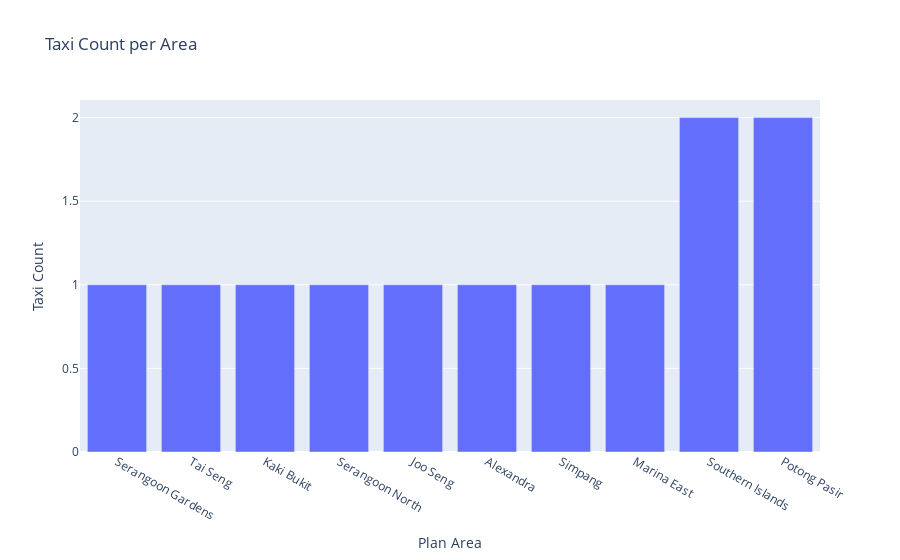

Notebook cell for this chart:
### Code cell
df_taxi_availability_min = df_taxi_availability.sort_values(by = 'taxi_count', ascending = True).head(10) 

fig2 = px.bar(df_taxi_availability_min, x="plan_area", y="taxi_count", labels={'taxi_count':'Taxi Count', 'plan_area':'Plan Area'},
                  title="Taxi Count per Area").update_xaxes(categoryorder='total ascending')
fig2.show()

### Figure 1 — Plotly figure (JSON) as saved in the notebook; plotly's stock layout.template omitted (floating-point values rounded to 4 significant figures)
{"data": [{"alignmentgroup": "True", "hovertemplate": "Plan Area=%{x}<br>Taxi Count=%{y}<extra></extra>", "legendgroup": "", "marker": {"color": "#636efa", "pattern": {"shape": ""}}, "name": "", "offsetgroup": "", "orientation": "v", "showlegend": false, "textposition": "auto", "type": "bar", "x": ["Serangoon Gardens", "Tai Seng", "Kaki Bukit", "Serangoon North", "Joo Seng", "Alexandra", "Simpang", "Marina East", "Southern Islands", "Potong Pasir"], "xaxis": "x", "y": [1, 1, 1, 1, 1, 1, 1, 1, 2, 2], "yaxis": "y"}], "layout": {"barmode": "relative", "legend": {"tracegroupgap": 0}, "title": {"text": "Taxi Count per Area"}, "xaxis": {"anchor": "y", "categoryorder": "total ascending", "domain": [0, 1], "title": {"text": "Plan Area"}}, "yaxis": {"anchor": "x", "domain": [0, 1], "title": {"text": "Taxi Count"}}}}
